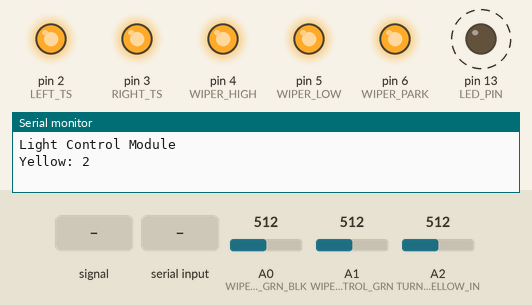
Bench run of a sketch on a simulated Arduino Uno, built with avr-gcc and run on an emulated ATmega328P. On the bench: output pins drawn as LEDs (lit = HIGH), the last lines printed to the serial monitor. Dashed ring = blinking. The test bench sets the inputs (shaded band); at power-on: A2 (TURN_SIGNAL_YELLOW_IN) = 512, A0 (WIPER_CONTROL_GRN_BLK) = 512, A1 (WIPER_CONTROL_GRN) = 512.

Above: at 0.6 s.
1.3 s: A2 (TURN_SIGNAL_YELLOW_IN) fed a 200 Hz sine of ±81 counts around its level
At 2.6 s:
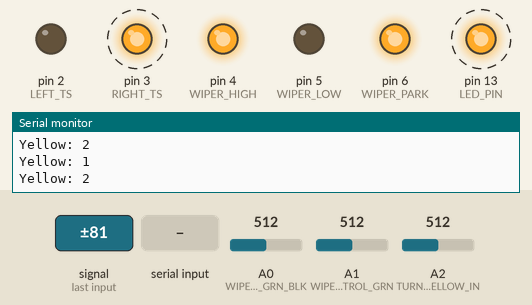
4.3 s: A2 (TURN_SIGNAL_YELLOW_IN) set to 900
At 5.01 s:
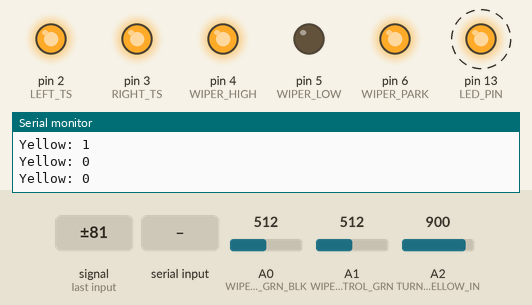
7.3 s: A0 (WIPER_CONTROL_GRN_BLK) set to 266
10.3 s: A0 (WIPER_CONTROL_GRN_BLK) set to 245
At 11.43 s:
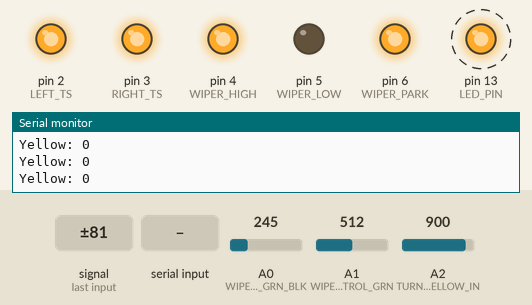
13.3 s: "M" received over Serial
At 13.83 s:
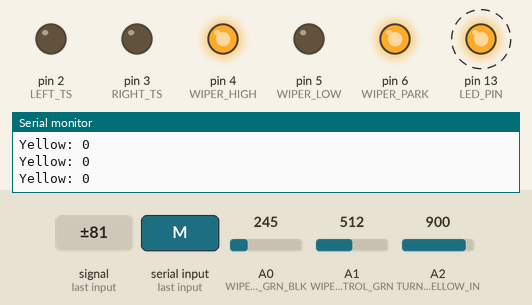
16.3 s: byte 87 ('W') received over Serial
At 17.04 s:
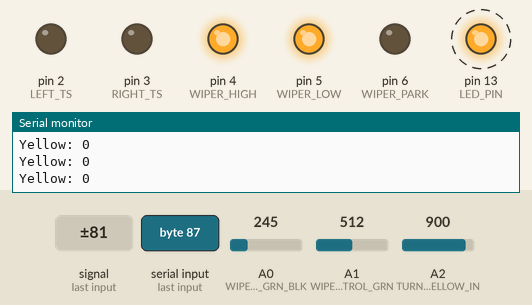
Timing chart, 0 to 23.1 s (numbered marks = the images above; inputs shaded):
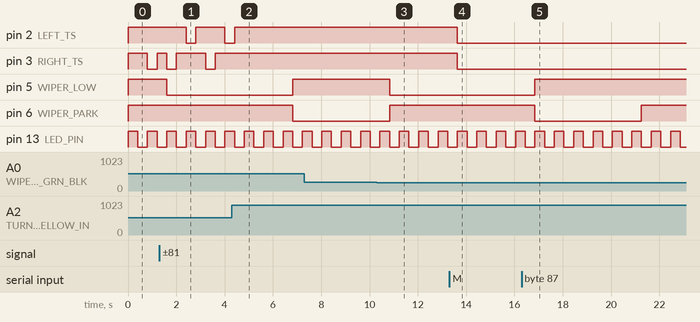

The sketch:

LightControlModule.ino
```cpp
#define VERSION F("0.1")

// Pin Definitions
// TS = Turn Signal
#define LEFT_TS     2
#define RIGHT_TS    3

#define LOW_BEAM    7
#define HIGH_BEAM   8
#define MARKER      9

#define WIPER_HIGH  4
#define WIPER_LOW   5
#define WIPER_PARK  6

// millisecond/period
#define INTERMITTENT_ON_1 12
#define INTERMITTENT_ON_2 12
#define INTERMITTENT_ON_3 12
#define INTERMITTENT_ON_4 12

// millisecond/period
#define INTERMITTENT_OFF_1 20
#define INTERMITTENT_OFF_2 16
#define INTERMITTENT_OFF_3 12
#define INTERMITTENT_OFF_4 8

#define WASHER_PUMP 10

#define WIPER_CONTROL_GRN_BLK A0
#define WIPER_CONTROL_GRN     A1

#define LED_PIN     13

#define LEFT_TS_LIGHT_ON  digitalWrite(LEFT_TS, LOW)
#define LEFT_TS_LIGHT_OFF digitalWrite(LEFT_TS, HIGH)

#define RIGHT_TS_LIGHT_ON  digitalWrite(RIGHT_TS, LOW)
#define RIGHT_TS_LIGHT_OFF digitalWrite(RIGHT_TS, HIGH)

#define WIPER_HIGH_ON  digitalWrite(WIPER_HIGH, LOW)
#define WIPER_HIGH_OFF digitalWrite(WIPER_HIGH, HIGH)

#define WIPER_LOW_ON  digitalWrite(WIPER_LOW, LOW)
#define WIPER_LOW_OFF digitalWrite(WIPER_LOW, HIGH)

#define WIPER_PARK_ON  digitalWrite(WIPER_PARK, LOW)
#define WIPER_PARK_OFF digitalWrite(WIPER_PARK, HIGH)


#define TURN_SIGNAL_YELLOW_IN A2

uint16_t command = 0x0000;

// command mode definitions
// bitmask
#define LEFT_TS_CMD    0
#define RIGHT_TS_CMD   1
#define HAZARD_CMD     2

#define TS_SW_STATE_0  8
#define TS_SW_STATE_1  9

#define MARKER_CMD     4
#define LOW_BEAM_CMD   5
#define HIGH_BEAM_CMD  6
#define FOG_CMD        7

#define _bitset_(x,b) ( x = x |  (1<<b) )
#define _bitrst_(x,b) ( x = x & ~(1<<b) )
#define _is_set_(x,b)  ( x & (1<<b) )

#define LEFT_TS_ON       _bitset_(command, LEFT_TS_CMD)
#define LEFT_TS_OFF      _bitrst_(command, LEFT_TS_CMD)
#define LEFT_TS_IS_ON    _is_set_(command, LEFT_TS_CMD)

#define RIGHT_TS_ON      _bitset_(command, RIGHT_TS_CMD)
#define RIGHT_TS_OFF     _bitrst_(command, RIGHT_TS_CMD)
#define RIGHT_TS_IS_ON   _is_set_(command, RIGHT_TS_CMD)

#define HAZARD_ON        _bitset_(command, HAZARD_CMD)
#define HAZARD_OFF       _bitrst_(command, HAZARD_CMD)
#define HAZARD_IS_ON     _is_set_(command, HAZARD_CMD)

#define MARKER_ON        _bitset_(command, MARKER_CMD)
#define MARKER_OFF       _bitrst_(command, MARKER_CMD)
#define MARKER_IS_ON     _is_set_(command, MARKER_CMD)

#define LOW_BEAM_ON      _bitset_(command, LOW_BEAM_CMD)
#define LOW_BEAM_OFF     _bitrst_(command, LOW_BEAM_CMD)
#define LOW_BEAM_IS_ON   _is_set_(command, LOW_BEAM_CMD)

#define HIGH_BEAM_ON     _bitset_(command, HIGH_BEAM_CMD)
#define HIGH_BEAM_OFF    _bitrst_(command, HIGH_BEAM_CMD)
#define HIGH_BEAM_IS_ON  _is_set_(command, HIGH_BEAM_CMD)

#define FOG_ON           _bitset_(command, FOG_CMD)
#define FOG_OFF          _bitrst_(command, FOG_CMD)
#define FOG_IS_ON        _is_set_(command, FOG_CMD)

#define TS_SW_OFF        _bitrst( command. (TS_SW_STATE_1 | TS_SW_STATE_0) )
#define TS_SW_LEFT       ( TS_SW_OFF; _bitset(command, TS_SW_STATE_0); )
#define TS_SW_RIGHT      ( TS_SW_OFF; _bitset(command, TS_SW_STATE_1); )


enum turn_signal_modes {
  TURN_SIGNAL_OFF,
  TURN_SIGNAL_LEFT,
  TURN_SIGNAL_RIGHT
};

// timing information
unsigned long tic_toc_time = 400UL;
unsigned long time_stamp;

struct light_status_t {

  bool left_ts;
  bool right_ts;

  bool marker;

  bool tictoc;  //phase of turn signal

};

struct light_status_t light_status = {false, false, false, false};

struct wiper_status_t {

  bool park;
  bool high;
  bool low;

  uint8_t state;
  uint8_t count;

  uint8_t intermittent_on_count;
  uint8_t intermittent_off_count;

  uint16_t grn_blk;
  uint16_t grn;
  uint8_t  sw_mode;

};

void init_wiper() {

  WIPER_HIGH_OFF;
  WIPER_LOW_OFF;
  WIPER_PARK_OFF;

}
void set_wiper_mode(wiper_status_t *ws)
{

  uint8_t switch_mode = ws->sw_mode;

  switch(ws->state) {
    case 0:
      WIPER_HIGH_OFF;
      WIPER_LOW_OFF;
      WIPER_PARK_OFF;
      if(switch_mode == 1) ws->state = 1;
      else if(switch_mode == 2) ws->state = 2;
      else if(switch_mode == 3) ws->state = 3;
      else if(switch_mode == 4) ws->state = 4;
      else if(switch_mode == 5) ws->state = 5;
      else if(switch_mode == 6) ws->state = 6;
      break;

    case 1:
      ws->intermittent_on_count = INTERMITTENT_ON_1;
      ws->intermittent_off_count = INTERMITTENT_OFF_1;
      ws->state = 20;
      break;
    case 2:
      ws->intermittent_on_count = INTERMITTENT_ON_2;
      ws->intermittent_off_count = INTERMITTENT_OFF_2;
      ws->state = 20;
      break;
    case 3:
      ws->intermittent_on_count = INTERMITTENT_ON_3;
      ws->intermittent_off_count = INTERMITTENT_OFF_3;
      ws->state = 20;
      break;
    case 4:
      ws->intermittent_on_count = INTERMITTENT_ON_4;
      ws->intermittent_off_count = INTERMITTENT_OFF_4;
      ws->state = 20;
      break;
    case 5:  // low speed on
      WIPER_HIGH_OFF;
      WIPER_LOW_ON;
      WIPER_PARK_OFF;
      if(switch_mode == 0) ws->state = 10;
      else if(switch_mode == 1) ws->state = 1;
      else if(switch_mode == 2) ws->state = 2;
      else if(switch_mode == 3) ws->state = 3;
      else if(switch_mode == 4) ws->state = 4;
      else if(switch_mode == 5) ws->state = 5;
      else if(switch_mode == 6) ws->state = 6;

      break;

    case 10:  // park delay
      WIPER_HIGH_OFF;
      WIPER_LOW_OFF;
      WIPER_PARK_ON;
      if(ws->count >= 10) {
        ws->state = 0;
        ws->count = 0;
      }
      else {
        ws->count++;
      }
      break;

    case 6:  // high speed
      WIPER_HIGH_ON;
      WIPER_LOW_OFF;
      WIPER_PARK_OFF;
      if(switch_mode == 0) ws->state = 10;
      else if(switch_mode == 1) ws->state = 1;
      else if(switch_mode == 2) ws->state = 2;
      else if(switch_mode == 3) ws->state = 3;
      else if(switch_mode == 4) ws->state = 4;
      else if(switch_mode == 5) ws->state = 5;
      break;
    case 20: // all intermittent modes start here
      WIPER_HIGH_OFF;
      WIPER_LOW_OFF;
      WIPER_PARK_OFF;
      ws->state = 21;
      break;
    case 21:  // intermittent modes
      WIPER_HIGH_OFF;
      WIPER_LOW_ON;
      WIPER_PARK_OFF;
      if(ws->intermittent_on_count > 0) {

        ws->intermittent_on_count--;

      }
      else {
        ws->state = 22;
      }
      break;
    case 22: // intermittent mode park and wait
      WIPER_HIGH_OFF;
      WIPER_LOW_OFF;
      WIPER_PARK_ON;
      if(ws->intermittent_off_count > 0) {

        ws->intermittent_off_count--;

      }
      else {
        ws->state = 0;  // check switch position.
      }

      //  if non-intermittent mode selected immediately start
      if(switch_mode == 5)      ws->state = 5;
      else if(switch_mode == 6) ws->state = 6;
      break;
    default:
      ws->state = 0;
      break;

  }

}

struct wiper_status_t wiper_status = {false, false, false, 0, 0, 0, 0, 0, 0};

uint8_t virtual_wiper_control_mode = 0;
//bool    virtual_wiper_control_on = true;
bool    virtual_wiper_control_on = false;

void setup() {

  Serial.begin(115200);
  Serial.println("Light Control Module");

  pinMode(LEFT_TS, OUTPUT);
  pinMode(RIGHT_TS, OUTPUT);

  pinMode(WIPER_HIGH, OUTPUT);
  pinMode(WIPER_LOW, OUTPUT);
  pinMode(WIPER_PARK, OUTPUT);

  pinMode(LED_PIN, OUTPUT);

  LEFT_TS_LIGHT_OFF;
  RIGHT_TS_LIGHT_OFF;

  init_wiper();

  digitalWrite(LED_PIN, HIGH);

  //get a time stamp
  time_stamp = millis();

}

void loop() {

  unsigned long current = millis();
  unsigned long dt = current - time_stamp;

  //uint16_t grn_blk = 0;
  //uint16_t grn = 0;
  //uint8_t sw_mode = 0;

  if(dt > tic_toc_time) {

    //renew time stamp
    time_stamp = current;

    // update lights

    if(light_status.left_ts)
      light_status.tictoc ? LEFT_TS_LIGHT_ON : LEFT_TS_LIGHT_OFF;

    else {
      if(light_status.marker) LEFT_TS_LIGHT_ON;
      else LEFT_TS_LIGHT_OFF;
    }

    if(light_status.right_ts)
      light_status.tictoc ? RIGHT_TS_LIGHT_ON : RIGHT_TS_LIGHT_OFF;

    else {
      if(light_status.marker) RIGHT_TS_LIGHT_ON;
      else RIGHT_TS_LIGHT_OFF;
    }

    if(light_status.tictoc) {
      digitalWrite(LED_PIN, HIGH);
    }
    else {
      digitalWrite(LED_PIN, LOW);
    }
    // update phase of light
    light_status.tictoc = !light_status.tictoc;


    // wiper
    wiper_status.grn_blk = analogRead(WIPER_CONTROL_GRN_BLK);
    wiper_status.grn     = analogRead(WIPER_CONTROL_GRN);

    if(virtual_wiper_control_on == false)
      wiper_status.sw_mode = decode_wiper_mode(wiper_status.grn_blk, wiper_status.grn);
    else
      wiper_status.sw_mode = virtual_wiper_control_mode;


    set_wiper_mode(&wiper_status);

    // turn signal control stick mode
    uint16_t yellow_read = analogRead(TURN_SIGNAL_YELLOW_IN);
    enum turn_signal_modes ts_stick_position =  decode_turn_signal_mode(yellow_read);
    Serial.print("Yellow: ");
    Serial.println(ts_stick_position);

    if(ts_stick_position == TURN_SIGNAL_OFF) {
        LEFT_TS_OFF;
        RIGHT_TS_OFF;
    }
    else if(ts_stick_position == TURN_SIGNAL_LEFT) {
        LEFT_TS_ON;
        RIGHT_TS_OFF;
    }
    else if(ts_stick_position == TURN_SIGNAL_RIGHT) {
        LEFT_TS_OFF;
        RIGHT_TS_ON;
    }

  }// tictoc

  int input = 0;
  if(Serial.available() > 0) {

      input = Serial.read();

  }
  if(input) {

    switch(input) {

      case 'L':
        LEFT_TS_ON;
        RIGHT_TS_OFF;
        break;
      case 'l':
        LEFT_TS_OFF;
        break;
      case 'R':
        RIGHT_TS_ON;
        LEFT_TS_OFF;
        break;
      case 'r':
        RIGHT_TS_OFF;
        break;
      case 'M':
        MARKER_ON;
        break;
      case 'm':
        MARKER_OFF;
        break;
      case 'H':
        HAZARD_ON;
        break;
      case 'h':
        HAZARD_OFF;
        break;
      case 'v':
        Serial.println(VERSION);
        break;
      case 'p':
        Serial.print(F("state : "));
        Serial.println(wiper_status.state);
        Serial.println(wiper_status.sw_mode);
        Serial.println(wiper_status.grn_blk);
        Serial.println(wiper_status.grn);
        break;
      case 'w':
        virtual_wiper_control_on = false;
        break;
      case 'W':
        virtual_wiper_control_on = true;
        break;
      case '0':
        virtual_wiper_control_mode = 0;
        break;
      case '1':
        virtual_wiper_control_mode = 1;
        break;
      case '2':
        virtual_wiper_control_mode = 2;
        break;
      case '3':
        virtual_wiper_control_mode = 3;
        break;
      case '4':
        virtual_wiper_control_mode = 4;
        break;
      case '5':
        virtual_wiper_control_mode = 5;
        break;
      case '6':
        virtual_wiper_control_mode = 6;
        break;

      default:
        break;

    }

  }

  // logic
  if(HAZARD_IS_ON) {
    light_status.left_ts  = true;
    light_status.right_ts = true;
  }
  else {

    if(LEFT_TS_IS_ON) light_status.left_ts  = true;
    else light_status.left_ts = false;

    if(RIGHT_TS_IS_ON) light_status.right_ts = true;
    else light_status.right_ts = false;

  }

  if(MARKER_IS_ON) {
    light_status.marker = true;
  }
  else {
    light_status.marker = false;
  }


}

// grn_blk has a different resistor to ground(white) for each position
// grn is either open or ground
// position        grn          grn_blk      240ohm ratio
// =======================================================
//    0            OPEN          OPEN        6/6
//    1            OPEN          1200        5/6
//    2            OPEN           480        4/6
//    3            OPEN           240        3/6
//    4            OPEN           120        2/6
//    5            OPEN            48        1/6
//    6             GND          OPEN        6/6
//
//  Decision values are based on a 240 ohm pull up

uint8_t decode_wiper_mode(uint16_t grn_blk_value, uint16_t grn_value)
{

  uint16_t mode[6] = {938,767,597,426,256,85};
  uint8_t i;

  for(i=0;i<6;i++) {

    if(grn_blk_value > mode[i]) break;

  }

  if(i==0 && grn_value < 256) i = 6;

  return i;

}

// yellow connects 910 ohm resistor to ground for left ts
//                 310 ohm to gnd for right ts
//                 open for off
//                 adc values for 500 ohm upper resistor divider

enum turn_signal_modes decode_turn_signal_mode(uint16_t yellow_value)
{
  uint16_t mode[3] = {841, 526, 196};
  enum turn_signal_modes i = TURN_SIGNAL_OFF;

  if(yellow_value > mode[0]) i = TURN_SIGNAL_OFF;

  else if(yellow_value > mode[1]) i = TURN_SIGNAL_LEFT;

  else if(yellow_value > mode[2]) i = TURN_SIGNAL_RIGHT;

  return i;
}
```

Measured:
- after the input at 1.3 s, pin 2 (LEFT_TS): HIGH → LOW after 1.1 s, → HIGH 0.40 s later, → LOW 1.2 s later; pin 3 (RIGHT_TS): HIGH → LOW after 1.9 s, → HIGH 0.40 s later
- after the input at 4.3 s, pin 2 (LEFT_TS): goes on until 4.4 s, then stays HIGH; pin 3 (RIGHT_TS): stops changing and stays HIGH
- after the input at 10.3 s, pin 5 (WIPER_LOW): HIGH → LOW after 0.53 s instead of 2.9 s; pin 6 (WIPER_PARK): LOW → HIGH after 0.53 s instead of 1.7 s
- after the input at 13.3 s, pin 2 (LEFT_TS), pin 3 (RIGHT_TS): HIGH → LOW after 0.34 s
- after the input at 16.3 s, pin 5 (WIPER_LOW): LOW → HIGH after 0.55 s; pin 6 (WIPER_PARK): HIGH → LOW after 0.55 s, → HIGH 4.4 s later
- by itself, pin 13 (LED_PIN): alternates HIGH for 0.40 s and LOW for 0.40 s
